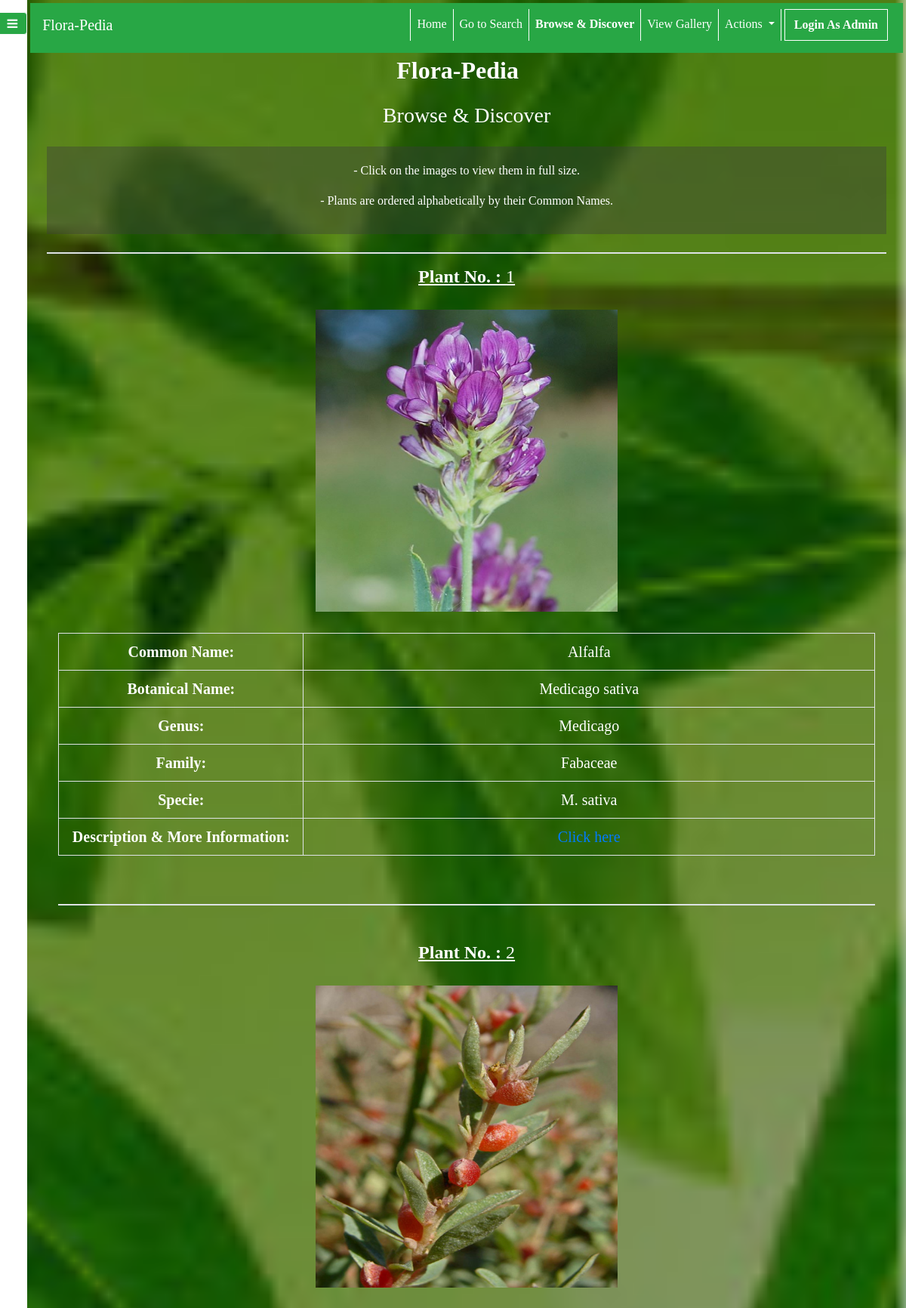
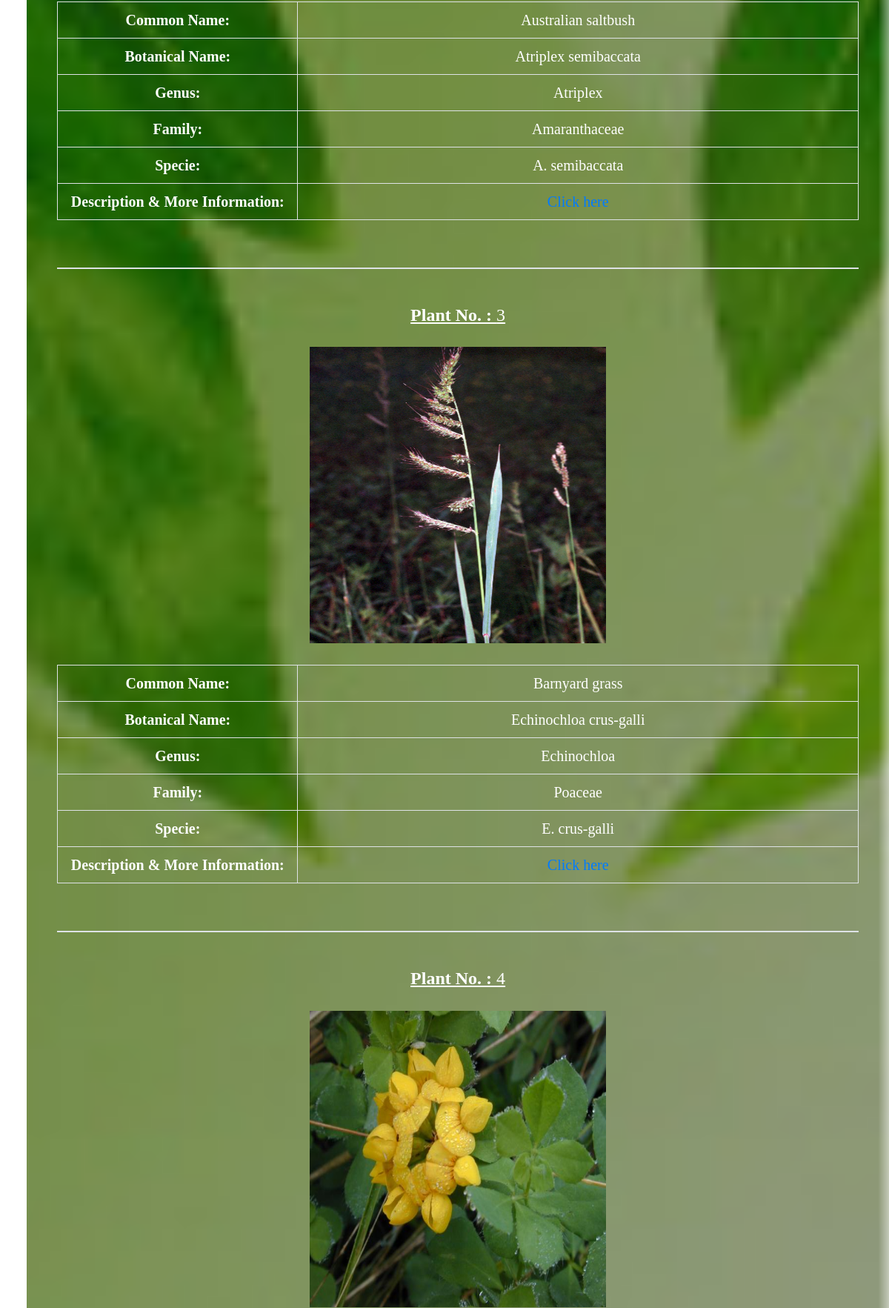
The page /browseAndDiscover.php (upper part) on the database its author committed (2 pictures, top to bottom).
### tables this page shows
CREATE TABLE `plant_detail` (
  `id` int(255) NOT NULL,
  `cname` varchar(255) NOT NULL,
  `bname` varchar(255) NOT NULL,
  `genus` varchar(255) NOT NULL,
  `family` varchar(255) NOT NULL,
  `species` varchar(255) NOT NULL,
  `description` longtext NOT NULL,
  `image` varchar(255) NOT NULL
);

### plantService.php (called while the page is built, shortened)
<?php
    $conn = mysqli_connect("localhost" , "root" , "", "botany_db");
    $sql = "SELECT *FROM plant_detail ORDER BY cname";
    $result = mysqli_query($conn , $sql);
    $json_array = array();
    while($row=mysqli_fetch_assoc($result)){
        $json_array[] = $row;
    }
?>

### browseAndDiscover.php (the view, shortened to what this page needs)
<?php
    include 'plantService.php';
?>
<!DOCTYPE html>
<html>
<head>
    <link rel="stylesheet" href="https://maxcdn.bootstrapcdn.com/bootstrap/4.5.2/css/bootstrap.min.css">
    <link rel="stylesheet" href="https://cdnjs.cloudflare.com/ajax/libs/font-awesome/4.7.0/css/font-awesome.min.css">
    <link rel="stylesheet" type="text/css" href="style.css">
</head>
<body>
    <div class="d-flex toggled" id="wrap">
        <div>
            <button class="btn btn-outline-light bg-success mt-3 sticky-top" id="toggler">
                    <i class="fa fa-bars"> </i>
            </button>
        </div>
        <div class="myHeader">
			<nav class="navbar navbar-expand-lg navbar-dark bg-success pb-3 m-1 sticky-top">
            <a class="navbar-brand" href="index.php">Flora-Pedia</a>
	        <div class="collapse navbar-collapse" id="navbarSupportedContent">
		    <ul class="navbar-nav ml-auto">
		        <li class="nav-item active">
                    <a class="nav-link" href="index.php">Home <span class="sr-only">(current)</span></a>
                </li>
                <li class="nav-item">
                    <a class="nav-link text-white" href="search.php">Go to Search</a>
                </li>
                <li class="nav-item">
                    <a class="nav-link text-white font-weight-bold" href="browseAndDiscover.php">Browse & Discover</a>
                </li>
                <li class="nav-item">
                    <a class="nav-link text-white" href="viewGallery.html">View Gallery</a>
                </li>
                <li class="nav-item dropdown">
                    <a class="nav-link dropdown-toggle text-white" href="#" id="navbarDropdown" role="button" data-toggle="dropdown" aria-haspopup="true" aria-expanded="false">
                    Actions
                    </a>
                </li>
                <li class="nav-item">
                    <button class="bg-success border border-white font-weight-bold mx-1 px-1"> <a class="nav-link text-white" href="loginAsAdmin.php">Login As Admin</a> </button>
                </li>
            </ul>
        </div>
        </nav>
        <section id="main-form" class="mx-3 ">
                <h2 class="text-center text-white font-weight-bold pb-2 pr-4"> Flora-Pedia </h2>
                <div class="container-fluid pt-2 mb-1 pb-3" id="formsetting">
                    <h3 class="text-center text-white text-underline">Browse & Discover</h3>
                    <div class="py-3 mb-4 mt-4" id="myContainer">
                        <p class="text-center text-white pt-1">- Click on the images to view them in full size.</p>
                        <p class="text-center text-white">- Plants are ordered alphabetically by their Common Names. </p>
                    </div>
                    <hr class="border">
                        <center>
                        <div class="col-md-12 col-sm-12 col-12 m-auto h4 text-white">
                            <?php
                                for($j=0; $j<sizeof($json_array); $j++)
                                {   $row = $json_array[$j];
                            ?>
                                    <u> <b> Plant No. : </b>  <?php echo $j+1; ?> </u> <br> <br>
                                    <a href="uploadedImages/<?php echo $row['image']; ?>">
                                        <img src="uploadedImages/<?php echo $row['image']; ?>" class="responsive" width="400" height="400">
                                    </a> <br> <br>
                                    <div class="table-responsive">
                                        <table style="width:100%" class="table text-white text-center table-bordered table-hover h5">
                                            <tr>
                                                <th style="width:30%">Common Name:</th>
                                                <td style="width:70%"><?php echo $row['cname']; ?></td>
                                            </tr>
                                            <tr>
                                                <th style="width:30%">Botanical Name:</th>
                                                <td style="width:70%"><?php echo $row['bname']; ?> </td>
                                            </tr>
                                            <tr>
                                                <th style="width:30%">Genus:</th>
                                                <td style="width:70%"><?php echo $row['genus']; ?></td>
                                            </tr>
                                            <tr>
                                                <th style="width:30%">Family:</th>
                                                <td style="width:70%"><?php echo $row['family']; ?></td>
                                            </tr>
                                            <tr>
                                                <th style="width:30%">Specie:</th>
                                                <td style="width:70%"><?php echo $row['species']; ?></td>
                                            </tr>
                                            <tr>
                                                <th style="width:30%">Description & More Information:</th>
                                                <td style="width:70%"><a href="displayDescriptionUserEnd.php?id=<?php echo $j?>">Click here</a></td>
                                            </tr>
                                        </table>
                                    </div>
                                    <hr class="border border-gray mb-5 mt-5">
                            <?php } ?>
                        </div>
                        </center>
                </div>
            </section>
    </div>
    </div>
</body>
</html>

### style.css (style rules this page uses)
* { margin: 0px; padding: 0px; box-sizing: border-box; }
#formsetting { padding: 10px; border-radius: 10px; }
* { margin: 0px; padding: 0px; box-sizing: border-box; font-family: tahoma; }
.myHeader { width: 100%; min-width: 0px; }
.navbar-nav>li { border-left: 1px solid white; }
.myHeader { background-image: url("images/homepageBg.jpg"); background-size: cover; background-attachment: fixed; }

### browseAndDiscover.php (style rules this page uses)
html, body { height: 100%; width: 100%; margin: 0; display: table; }
#myContainer { background: rgb(60, 60, 60); background: rgba(60, 60, 60, 0.4); }
.responsive { width: 100%; max-width: 400px; }

### rows shown on the page
plant_detail: image (picture), cname "Alfalfa", bname "Medicago sativa", genus "Medicago", family "Fabaceae", species "M. sativa"
plant_detail: image (picture), cname "Australian saltbush", bname "Atriplex semibaccata", genus "Atriplex", family "Amaranthaceae", species "A. semibaccata"
plant_detail: image (picture), cname "Barnyard grass", bname "Echinochloa crus-galli", genus "Echinochloa", family "Poaceae", species "E. crus-galli"
plant_detail: image (picture)
